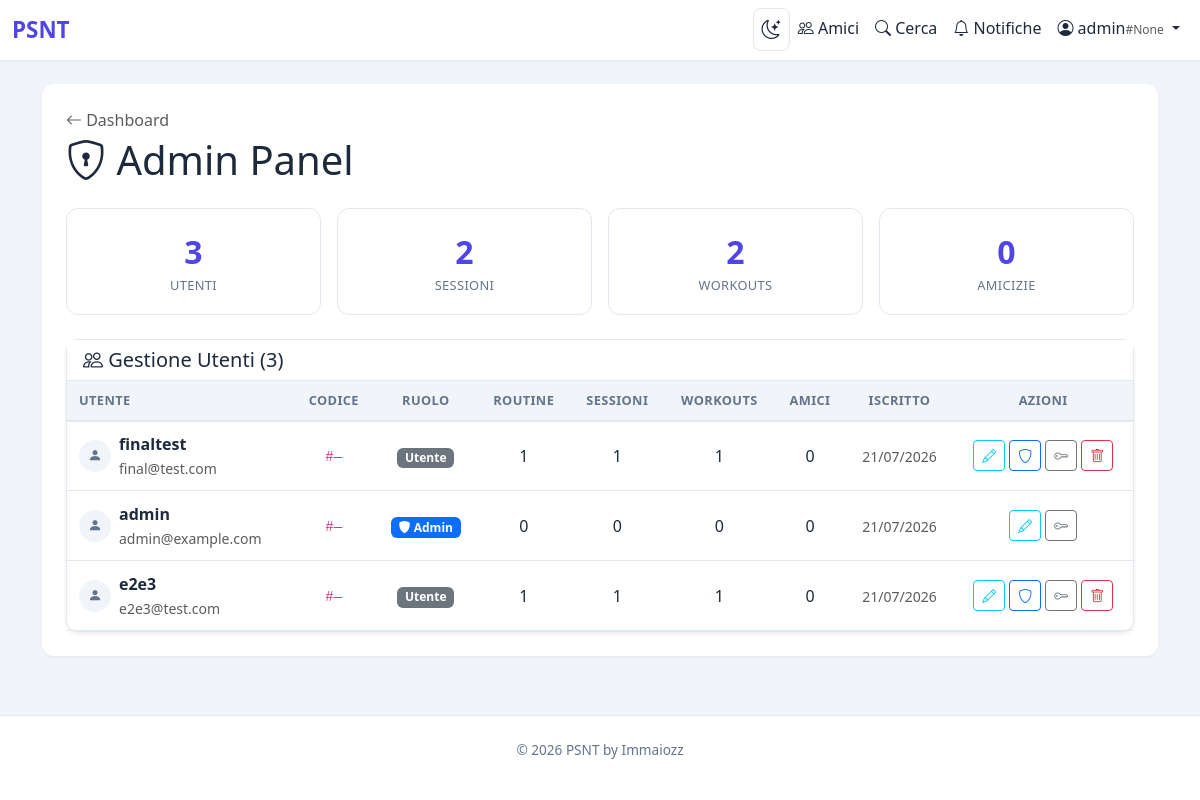
The app's page /admin (signed in) with its own data.
### flask_app.py (models this page shows, shortened)
class User(UserMixin, db.Model):
    id = db.Column(db.Integer, primary_key=True)
    username = db.Column(db.String(80), unique=True, nullable=False, index=True)
    email = db.Column(db.String(120), unique=True, nullable=False, index=True)
    password_hash = db.Column(db.String(255), nullable=False)
    profile_image = db.Column(db.Text, nullable=True)
    friend_code = db.Column(db.String(4), unique=True, nullable=True, index=True)
    public_token = db.Column(db.String(36), unique=True, nullable=True, index=True)
    is_admin = db.Column(db.Boolean, default=False, nullable=False)
    created_at = db.Column(db.DateTime, default=datetime.utcnow)
    routines = db.relationship('Routine', backref='user', lazy=True, cascade='all, delete-orphan')
    routine_exercises = db.relationship('RoutineExercise', backref='user', lazy=True, cascade='all, delete-orphan')
    routine_sessions = db.relationship('RoutineSession', backref='user', lazy=True, cascade='all, delete-orphan')
    workouts = db.relationship('Workout', backref='user', lazy=True, cascade='all, delete-orphan')
    weight_history = db.relationship('WeightHistory', backref='user', lazy=True, cascade='all, delete-orphan')

### flask_app.py (the view)
@app.route("/admin")
@login_required
def admin_panel():
    if not current_user.is_admin:
        flash("✗ Accesso negato.", "danger")
        return redirect(url_for("dashboard"))
    users = User.query.order_by(User.created_at.desc()).all()
    if not users:
        return render_template("admin.html", user_data=[], total_users=0, total_sessions=0, total_workouts=0, total_friendships=0)
    user_ids = [u.id for u in users]
    routine_counts = dict(db.session.query(Routine.user_id, func.count(Routine.id)).filter(Routine.user_id.in_(user_ids)).group_by(Routine.user_id).all())
    session_counts = dict(db.session.query(RoutineSession.user_id, func.count(RoutineSession.id)).filter(RoutineSession.user_id.in_(user_ids)).group_by(RoutineSession.user_id).all())
    workout_counts = dict(db.session.query(Workout.user_id, func.count(Workout.id)).filter(Workout.user_id.in_(user_ids)).group_by(Workout.user_id).all())
    friendship_data = db.session.query(
        db.case((Friendship.requester_id.in_(user_ids), Friendship.requester_id), else_=Friendship.receiver_id).label("uid"),
        func.count(Friendship.id)
    ).filter(
        ((Friendship.requester_id.in_(user_ids)) | (Friendship.receiver_id.in_(user_ids))),
        Friendship.status == "accepted"
    ).group_by("uid").all()
    friendship_counts = {row.uid: row[1] for row in friendship_data}
    user_data = [{
        "user": u,
        "routines": routine_counts.get(u.id, 0),
        "sessions": session_counts.get(u.id, 0),
        "workouts": workout_counts.get(u.id, 0),
        "friends": friendship_counts.get(u.id, 0),
    } for u in users]
    total_users = len(users)
    total_sessions = sum(session_counts.values()) if session_counts else 0
    total_workouts = sum(workout_counts.values()) if workout_counts else 0
    total_friendships = sum(friendship_counts.values()) if friendship_counts else 0
    return render_template("admin.html",
                           user_data=user_data,
                           total_users=total_users,
                           total_sessions=total_sessions,
                           total_workouts=total_workouts,
                           total_friendships=total_friendships)

### flask_app.py (called while the page is built)
@login_manager.user_loader
def load_user(user_id):
    return db.session.get(User, int(user_id))

@app.context_processor
def inject_pending_requests():
    if current_user.is_authenticated:
        last_check = session.get("pending_check_time", 0)
        cached_count = session.get("pending_count", 0)
        now = time.time()
        if now - last_check > 60:
            count = Friendship.query.filter_by(receiver_id=current_user.id, status="pending").count()
            session["pending_count"] = count
            session["pending_check_time"] = now
            return dict(pending_requests_count=count)
        return dict(pending_requests_count=cached_count)
    return dict(pending_requests_count=0)

@app.before_request
def init_db_once():
    global _db_initialized
    if not _db_initialized:
        ensure_database()
        load_exercises()
        _db_initialized = True

### templates/admin.html (shortened to what this page needs)
{% extends "base.html" %}
{% block content %}
<div class="d-flex justify-content-between align-items-center mb-4">
    <div>
        <a href="{{ url_for('dashboard') }}" class="text-decoration-none text-muted"><i class="bi bi-arrow-left"></i> Dashboard</a>
        <h1 class="mt-1 mb-0" style="color:var(--text-color);"><i class="bi bi-shield-lock"></i> Admin Panel</h1>
    </div>
</div>
<div class="row g-3 mb-4">
    <div class="col-6 col-md-3">
        <div class="admin-stat">
            <div class="num">{{ total_users }}</div>
            <div class="label">Utenti</div>
        </div>
    </div>
    <div class="col-6 col-md-3">
        <div class="admin-stat">
            <div class="num">{{ total_sessions }}</div>
            <div class="label">Sessioni</div>
        </div>
    </div>
    <div class="col-6 col-md-3">
        <div class="admin-stat">
            <div class="num">{{ total_workouts }}</div>
            <div class="label">Workouts</div>
        </div>
    </div>
    <div class="col-6 col-md-3">
        <div class="admin-stat">
            <div class="num">{{ total_friendships }}</div>
            <div class="label">Amicizie</div>
        </div>
    </div>
</div>
<div class="card shadow-sm">
    <div class="card-header">
        <h5 class="mb-0" style="color:var(--text-color);"><i class="bi bi-people"></i> Gestione Utenti ({{ user_data|length }})</h5>
    </div>
    <div class="card-body p-0">
        <div class="table-responsive">
            <table class="admin-table mb-0">
                <thead>
                    <tr>
                        <th>Utente</th>
                        <th class="text-center">Codice</th>
                        <th class="text-center">Ruolo</th>
                        <th class="text-center">Routine</th>
                        <th class="text-center">Sessioni</th>
                        <th class="text-center">Workouts</th>
                        <th class="text-center">Amici</th>
                        <th class="text-center">Iscritto</th>
                        <th class="text-center">Azioni</th>
                    </tr>
                </thead>
                <tbody>
                    {% for ud in user_data %}
                    {% set u = ud.user %}
                    <tr class="user-row">
                        <td>
                            <div class="d-flex align-items-center gap-2">
                                {% if u.profile_image %}
                                    <img src="{{ u.profile_image }}" alt="" style="width:32px;height:32px;border-radius:50%;object-fit:cover;">
                                {% else %}
                                    <div style="width:32px;height:32px;border-radius:50%;background:var(--bg-color);display:flex;align-items:center;justify-content:center;color:var(--text-muted);font-size:.85rem;">
                                        <i class="bi bi-person-fill"></i>
                                    </div>
                                {% endif %}
                                <div>
                                    <span class="fw-semibold">{{ u.username }}</span>
                                    <br><small class="text-muted">{{ u.email }}</small>
                                </div>
                            </div>
                        </td>
                        <td class="text-center"><code>#{{ u.friend_code or '—' }}</code></td>
                        <td class="text-center">
                            {% if u.is_admin %}
                                <span class="badge bg-primary"><i class="bi bi-shield-fill"></i> Admin</span>
                            {% else %}
                                <span class="badge bg-secondary">Utente</span>
                            {% endif %}
                        </td>
                        <td class="text-center">{{ ud.routines }}</td>
                        <td class="text-center">{{ ud.sessions }}</td>
                        <td class="text-center">{{ ud.workouts }}</td>
                        <td class="text-center">{{ ud.friends }}</td>
                        <td class="text-center"><small class="text-muted">{{ u.created_at.strftime('%d/%m/%Y') }}</small></td>
                        <td class="text-center">
                            <div class="d-flex gap-1 justify-content-center flex-wrap">
                                <button type="button" class="btn btn-sm btn-outline-info" onclick="editUser({{ u.id }}, '{{ u.username | e }}', '{{ u.friend_code or '' }}')" title="Modifica utente">
                                    <i class="bi bi-pencil"></i>
                                </button>
                                {% if u.id != current_user.id %}
                                <form method="POST" action="{{ url_for('toggle_admin', user_id=u.id) }}" style="display:inline;">
                                    <button type="submit" class="btn btn-sm {% if u.is_admin %}btn-outline-warning{% else %}btn-outline-primary{% endif %}" title="{% if u.is_admin %}Rimuovi admin{% else %}Promuovi ad admin{% endif %}">
                                        <i class="bi bi-shield{% if u.is_admin %}-fill{% endif %}"></i>
                                    </button>
                                </form>
                                {% endif %}
                                <form method="POST" action="{{ url_for('admin_reset_password', user_id=u.id) }}" style="display:inline;">
                                    <button type="submit" class="btn btn-sm btn-outline-secondary" onclick="return confirm('Resettaggiare la password di {{ u.username }}?')" title="Reset password">
                                        <i class="bi bi-key"></i>
                                    </button>
                                </form>
                                {% if u.id != current_user.id %}
                                <form method="POST" action="{{ url_for('admin_delete_user', user_id=u.id) }}" style="display:inline;">
                                    <button type="submit" class="btn btn-sm btn-outline-danger" onclick="return confirm('Eliminare {{ u.username }}? Tutti i suoi dati verranno persi.')" title="Elimina utente">
                                        <i class="bi bi-trash"></i>
                                    </button>
                                </form>
                                {% endif %}
                            </div>
                        </td>
                    </tr>
                    {% endfor %}
                </tbody>
            </table>
        </div>
    </div>
</div>
{% endblock %}

### templates/base.html (shortened to what this page needs)
<!DOCTYPE html>
<html lang="it">
<head>
    <link href="https://cdn.jsdelivr.net/npm/bootstrap@5.3.0/dist/css/bootstrap.min.css" rel="stylesheet">
    <link rel="stylesheet" href="https://cdn.jsdelivr.net/npm/bootstrap-icons@1.11.0/font/bootstrap-icons.css">
</head>
<body>
    <nav class="navbar navbar-expand-lg navbar-light">
        <div class="container-fluid">
            <a class="navbar-brand" href="{% if current_user.is_authenticated %}{{ url_for('dashboard') }}{% else %}{{ url_for('landing') }}{% endif %}">
                 PSNT
            </a>
            <div class="collapse navbar-collapse" id="navbarNav">
                <ul class="navbar-nav ms-auto">
                    {% if current_user.is_authenticated %}
                        <li class="nav-item">
                            <button class="dark-toggle nav-link" id="darkToggle" title="Modalit notturna">
                                <i class="bi bi-moon-stars"></i>
                            </button>
                        </li>
                        <li class="nav-item">
                            <a class="nav-link text-dark-readable" href="{{ url_for('friends_list') }}">
                                <i class="bi bi-people"></i> Amici
                            </a>
                        </li>
                        <li class="nav-item">
                            <a class="nav-link text-dark-readable" href="{{ url_for('search_users') }}">
                                <i class="bi bi-search"></i> Cerca
                            </a>
                        </li>
                        <li class="nav-item">
                            <a class="nav-link text-dark-readable" href="{{ url_for('notifications') }}">
                                <i class="bi bi-bell"></i> Notifiche
                            </a>
                        </li>
                        <li class="nav-item dropdown">
                            <a class="nav-link dropdown-toggle text-dark-readable" href="#" role="button" data-bs-toggle="dropdown" aria-expanded="false">
                                {% if current_user.profile_image %}
                                    <img src="{{ current_user.profile_image }}" alt="" style="width:22px;height:22px;border-radius:50%;object-fit:cover;vertical-align:middle;margin-right:4px;">
                                {% else %}
                                    <i class="bi bi-person-circle"></i>
                                {% endif %}
                                {{ current_user.username }}<span class="text-muted" style="font-size:.75rem;">#{{ current_user.friend_code }}</span>
                            </a>
                        </li>
                    {% endif %}
                </ul>
            </div>
        </div>
    </nav>
    <main>
        <div class="container">
            <div class="container-main">
                {% block content %}{% endblock %}
            </div>
        </div>
    </main>
    <footer class="footer">
        <div class="container">
            <p>&copy; 2026 PSNT by Immaiozz</p>
        </div>
    </footer>
</body>
</html>

### templates/base.html (style rules this page uses)
:root { --primary-color: #4f46e5; --accent-color: #7c3aed; --bg-color: #f1f5f9; --surface-color: #ffffff; --border-color: #e2e8f0; --text-color: #1e293b; --text-muted: #64748b; --text-secondary: #475569; }
body { background: var(--bg-color); min-height: 100vh; display: flex; flex-direction: column; color: var(--text-color); }
.navbar { background: var(--surface-color); box-shadow: 0 1px 3px rgba(0, 0, 0, 0.08); }
.navbar-brand { font-weight: 700; color: var(--primary-color) !important; font-size: 1.4rem; }
main { flex: 1; padding: 1.5rem 0; }
.container-main { background: var(--surface-color); border-radius: 12px; padding: 1.5rem; box-shadow: 0 1px 3px rgba(0, 0, 0, 0.06); }
.card { border: 1px solid var(--border-color); border-radius: 12px; box-shadow: 0 1px 3px rgba(0, 0, 0, 0.04); background: var(--surface-color); color: var(--text-color); }
.card-header { background: var(--surface-color); border-bottom: 1px solid var(--border-color); font-weight: 600; }
.footer { background: var(--surface-color); padding: 1.5rem 0; margin-top: auto; border-top: 1px solid var(--border-color); text-align: center; color: var(--text-muted); font-size: 0.85rem; }
.text-dark-readable { color: var(--text-color); }
.dark-toggle { cursor: pointer; font-size: 1.2rem; padding: 6px 10px; border-radius: 8px; transition: background .2s; background: none; border: 1px solid var(--border-color); color: var(--text-color); }

### templates/admin.html (style rules this page uses)
.admin-stat { text-align: center; padding: 1.2rem; border-radius: 12px; border: 1px solid var(--border-color); background: var(--surface-color); }
.admin-stat .num { font-size: 2rem; font-weight: 700; color: var(--primary-color); }
.admin-stat .label { font-size: .8rem; color: var(--text-muted); text-transform: uppercase; letter-spacing: .03em; }
.user-row { transition: background .15s; }
.admin-table { width: 100%; border-collapse: collapse; }
.admin-table th { padding: 0.6rem 0.75rem; font-weight: 600; font-size: .8rem; text-transform: uppercase; letter-spacing: .03em; color: var(--text-muted); background: var(--bg-color); border-bottom: 2px solid var(--border-color); }
.admin-table td { padding: 0.65rem 0.75rem; border-bottom: 1px solid var(--border-color); color: var(--text-color); vertical-align: middle; }

### records on screen
User: username "admin", friend_code "None", username "admin", email "admin@example.com", friend_code "—", is_admin True (drawn), created_at "21/07/2026"
User: shows "Utente", routines "1", sessions "1", workouts "1", friends "0", username "e2e3", email "e2e3@test.com", friend_code "—", created_at "21/07/2026"
User: username "finaltest", email "final@test.com", friend_code "—", created_at "21/07/2026"

### other values on screen
{{ total_users }} "3"
{{ total_sessions }} "2"
{{ total_workouts }} "2"
{{ total_friendships }} "0"
{{ user_data|length }} "3"
{{ ud.routines }} "0"
{{ ud.sessions }} "0"
{{ ud.workouts }} "0"
{{ ud.friends }} "0"
